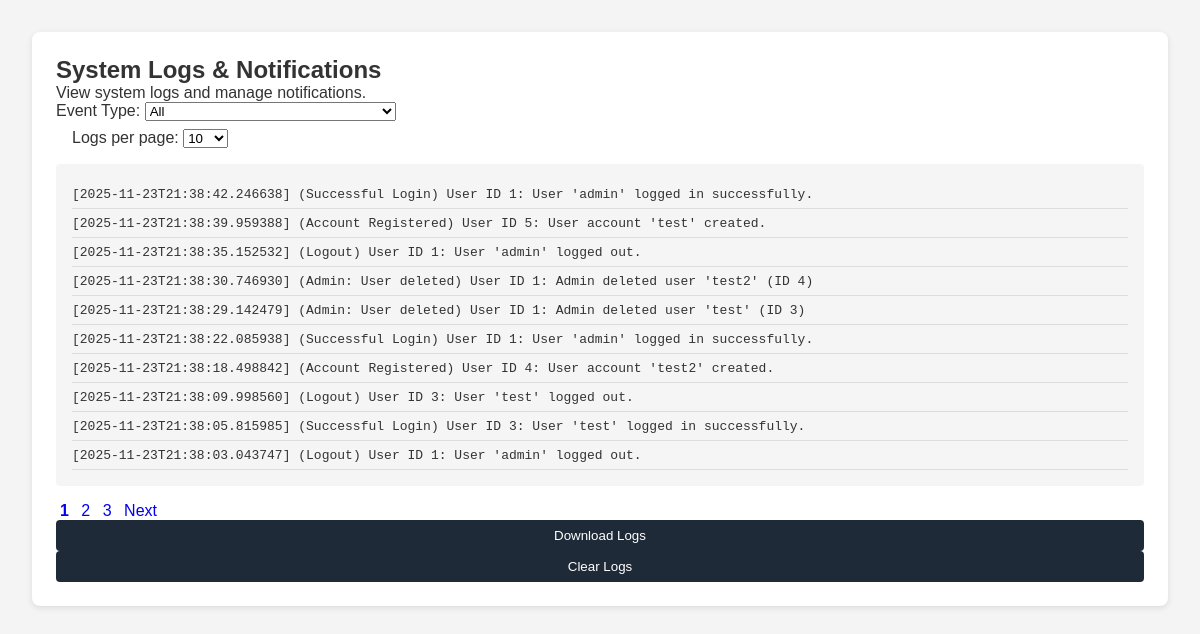
Page /admin/market/logs (signed in) on the earlier database version.
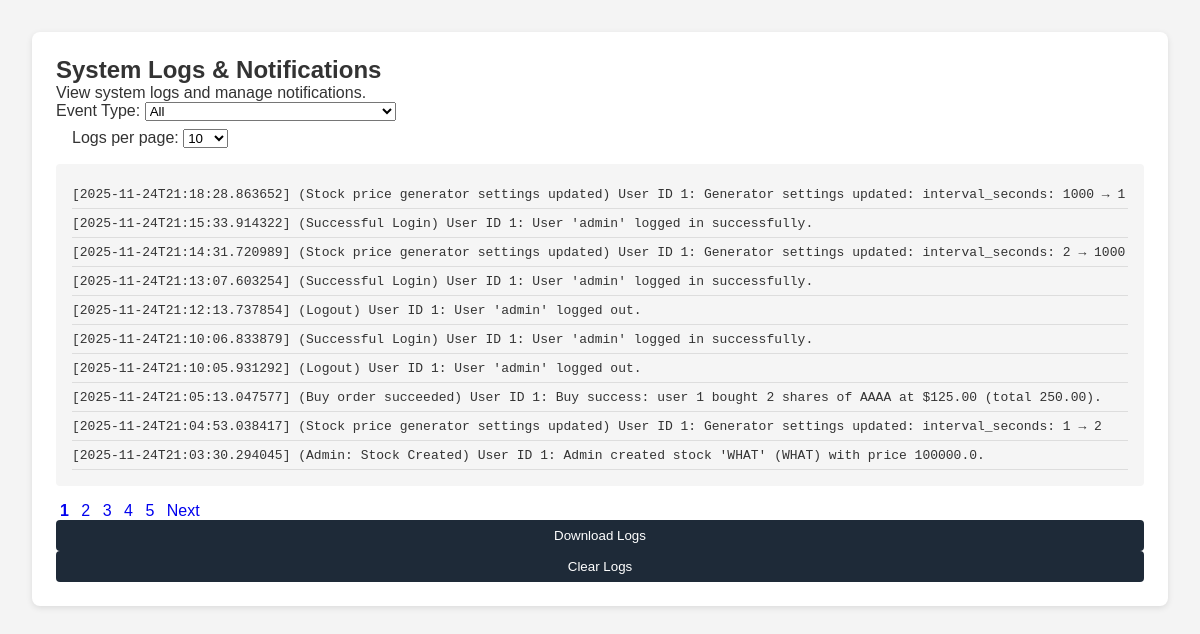
Same page on the later database version.
### tables this page shows
CREATE TABLE logs (
    log_id INTEGER PRIMARY KEY AUTOINCREMENT,
    timestamp TEXT DEFAULT (DATETIME('now')),
    user_id INTEGER,
    type INTEGER NOT NULL,
    details TEXT,
    FOREIGN KEY (user_id) REFERENCES users(user_id)
);

### app.py (the view)
@app.route('/admin/market/logs')
def admin_logs():
    check = require_admin()
    if check:
        return check
    page = int(request.args.get('page', 1))
    per_page = int(request.args.get('per_page', 10))
    selected_type = request.args.get('type', 'all')
    conn = get_db_connection()
    query = "SELECT * FROM logs"
    params = []
    if selected_type != 'all':
        query += " WHERE type = ?"
        params.append(int(selected_type))
    total_logs = conn.execute(query.replace('*', 'COUNT(*)'), params).fetchone()[0]
    offset = (page - 1) * per_page
    query += " ORDER BY timestamp DESC LIMIT ? OFFSET ?"
    params.extend([per_page, offset])
    logs = conn.execute(query, params).fetchall()
    conn.close()
    event_types = {
        1: "Successful Login",
        2: "Failed Login",
        3: "Logout",
        4: "Account Registered",
        10: "Deposit",
        11: "Withdrawal",
        30: "Buy order succeeded",
        31: "Buy order failed",
        32: "Sell order succeeded",
        33: "Sell order failed",
        41: "Admin: Logs Downloaded",
        42: "Admin: Logs Cleared",
        43: "Admin: Stock Created",
        44: "Admin: Stock Creation Failed",
        45: "Admin: Stock Price Updated",
        46: "Admin: Market Hours Updated",
        47: "Admin: Market Schedule Updated",
        48: "Admin: User edited",
        49: "Admin: User deleted",
        50: "Stock price generator settings updated"
    }
    total_pages = (total_logs + per_page - 1) // per_page
    return render_template(
        'admin_logs.html',
        logs=logs,
        page=page,
        per_page=per_page,
        total_pages=total_pages,
        event_types=event_types,
        selected_type=selected_type
    )

### app.py (called while the page is built)
def get_db_connection():
    conn = sqlite3.connect(DB_NAME)
    conn.row_factory = sqlite3.Row
    return conn

def require_admin():
    if 'user_id' not in session:
        flash("You must be logged in.", "error")
        return redirect(url_for('login'))
    conn = get_db_connection()
    user = conn.execute(
        'SELECT is_admin FROM users WHERE user_id = ?',
        (session['user_id'],)
    ).fetchone()
    conn.close()
    if not user:
        flash("User not found.", "error")
        return redirect(url_for('login'))
    is_admin = user['is_admin'] if 'is_admin' in user.keys() else 0
    if int(is_admin) != 1:
        flash("Administrator access required.", "error")
        if 'user_id' in session:
            return redirect(url_for('dashboard', user_id=session.get('user_id')))
        return redirect(url_for('login'))
    return None

### templates/admin_logs.html (shortened to what this page needs)
<!DOCTYPE html>
<html lang="en">
<head>
  <link rel="stylesheet" href="{{ url_for('static', filename='styles.css') }}">
</head>
<body>
  <main>
    <section class="panel">
      <h2>System Logs & Notifications</h2>
      <p>View system logs and manage notifications.</p>
      <form method="get" style="margin-bottom: 1em;">
        <label>
          Event Type:
          <select name="event_type" onchange="this.form.submit()">
            <option value="all" {% if selected_type=='all' %}selected{% endif %}>All</option>
          </select>
        </label>
        <label style="margin-left: 1em;">
          Logs per page:
          <select name="per_page" onchange="this.form.submit()">
            {% for n in [10,25,50,100] %}
              <option value="{{ n }}" {% if per_page==n %}selected{% endif %}>{{ n }}</option>
            {% endfor %}
          </select>
        </label>
      </form>
		<div style="background: #f5f5f5; padding: 1em; border-radius: 4px; max-height: 400px; overflow-y: auto;">
		  {% for log in logs %}
			<div class="log-entry">
			  [{{ log['timestamp'] }}] ({{ event_types.get(log['type'], 'Unknown') }})
			  {% if log['user_id'] %}User ID {{ log['user_id'] }}{% endif %}: {{ log['details'] }}
			</div>
		  {% else %}
			<div>No logs found.</div>
		  {% endfor %}
		</div>
      <div class="pagination">
        {% for p in range(1, total_pages+1) %}
          <a href="?page={{ p }}&per_page={{ per_page }}&event_type={{ selected_type }}" class="{% if p==page %}active{% endif %}">{{ p }}</a>
        {% endfor %}
        {% if page < total_pages %}
          <a href="?page={{ page+1 }}&per_page={{ per_page }}&event_type={{ selected_type }}">Next</a>
        {% endif %}
      </div>
		<form action="{{ url_for('admin_logs_download') }}" method="get">
			<button type="submit" class="btn btn-primary">
				 Download Logs
			</button>
		</form>
			<form action="{{ url_for('admin_logs_clear') }}" method="post" onsubmit="return confirm('Are you sure you want to clear all logs?');">
				<button type="submit" class="btn btn-danger">
					 Clear Logs
				</button>
			</form>
    </section>
  </main>
</body>
</html>

Differences in the rows shown:
no longer on this page (row unchanged): logs: timestamp "2025-11-23T21:38:42.246638", get "Successful Login", user_id "1", details "User 'admin' logged in successfully."
no longer on this page (row unchanged): logs: timestamp "2025-11-23T21:38:39.959388", get "Account Registered", user_id "5", details "User account 'test' created."
no longer on this page (row unchanged): logs: timestamp "2025-11-23T21:38:35.152532", get "Logout", user_id "1", details "User 'admin' logged out."
no longer on this page (row unchanged): logs: timestamp "2025-11-23T21:38:30.746930", get "Admin: User deleted", user_id "1", details "Admin deleted user 'test2' (ID 4)"
no longer on this page (row unchanged): logs: timestamp "2025-11-23T21:38:29.142479", get "Admin: User deleted", user_id "1", details "Admin deleted user 'test' (ID 3)"
no longer on this page (row unchanged): logs: timestamp "2025-11-23T21:38:22.085938", get "Successful Login", user_id "1", details "User 'admin' logged in successfully."
no longer on this page (row unchanged): logs: timestamp "2025-11-23T21:38:18.498842", get "Account Registered", user_id "4", details "User account 'test2' created."
no longer on this page (row unchanged): logs: timestamp "2025-11-23T21:38:09.998560", get "Logout", user_id "3", details "User 'test' logged out."
no longer on this page (row unchanged): logs: timestamp "2025-11-23T21:38:05.815985", get "Successful Login", user_id "3", details "User 'test' logged in successfully."
no longer on this page (row unchanged): logs: timestamp "2025-11-23T21:38:03.043747", get "Logout", user_id "1", details "User 'admin' logged out."
added logs: timestamp "2025-11-24T21:18:28.863652", get "Stock price generator settings updated", user_id "1", details "Generator settings updated: interval_seconds: 1000 → 1"
added logs: timestamp "2025-11-24T21:15:33.914322", get "Successful Login", user_id "1", details "User 'admin' logged in successfully."
added logs: timestamp "2025-11-24T21:14:31.720989", get "Stock price generator settings updated", user_id "1", details "Generator settings updated: interval_seconds: 2 → 1000"
added logs: timestamp "2025-11-24T21:13:07.603254", get "Successful Login", user_id "1", details "User 'admin' logged in successfully."
added logs: timestamp "2025-11-24T21:12:13.737854", get "Logout", user_id "1", details "User 'admin' logged out."
added logs: timestamp "2025-11-24T21:10:06.833879", get "Successful Login", user_id "1", details "User 'admin' logged in successfully."
added logs: timestamp "2025-11-24T21:10:05.931292", get "Logout", user_id "1", details "User 'admin' logged out."
added logs: timestamp "2025-11-24T21:05:13.047577", get "Buy order succeeded", user_id "1", details "Buy success: user 1 bought 2 shares of AAAA at $125.00 (total 250.00)."
added logs: timestamp "2025-11-24T21:04:53.038417", get "Stock price generator settings updated", user_id "1", details "Generator settings updated: interval_seconds: 1 → 2"
added logs: timestamp "2025-11-24T21:03:30.294045", get "Admin: Stock Created", user_id "1", details "Admin created stock 'WHAT' (WHAT) with price 100000.0."
Other differences:
new list line: "4"
new list line: "5"
